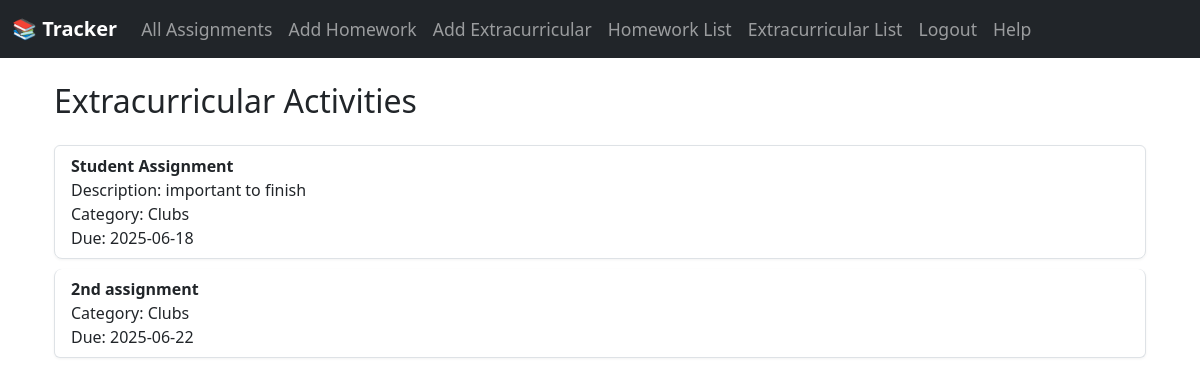
Page /extracurricular (signed in) on the committed database.
### app/models.py (models this page shows)
class Extracurricular(db.Model):
    id = db.Column(db.Integer, primary_key=True)
    title = db.Column(db.String(140), nullable=False)
    category = db.Column(db.String(140), nullable=False)
    due_date = db.Column(db.Date, nullable=False)
    description = db.Column(db.Text, nullable=True)
    timestamp = db.Column(db.DateTime, index=True, default=datetime.utcnow)
    user_id = db.Column(db.Integer, db.ForeignKey('user.id'))

### app/routes/list_views_routes.py (the view)
@list_views.route('/extracurricular')
@login_required
def extracurricular_list():
    extracurricular_items = Extracurricular.query.filter_by(user_id=current_user.id).order_by(Extracurricular.due_date).all()
    return render_template('extracurricular_list.html', extracurricular_items=extracurricular_items)

### app/models.py (called while the page is built)
@login_manager.user_loader
def load_user(user_id):
    return User.query.get(int(user_id))

### app/templates/extracurricular_list.html (shortened to what this page needs)
{% extends 'base.html' %}
{% block content %}
<div class="container mt-4">
    <h2 class="mb-4">Extracurricular Activities</h2>
    {% if extracurricular_items %}
        <ul class="list-group">
            {% for activity in extracurricular_items %}
                <li class="list-group-item d-flex justify-content-between align-items-center">
                    <div>
                        <strong>{{ activity.title }}</strong><br>
                        {% if activity.description %}
                            Description: {{ activity.description }}<br>
                        {% endif %}
                        Category: {{ activity.category }}<br>
                        Due: {{ activity.due_date.strftime('%Y-%m-%d') }}
                    </div>
                </li>
            {% endfor %}
        </ul>
    {% else %}
        <p>No extracurricular activities found.</p>
    {% endif %}
</div>
{% endblock %}

### app/static/style.css (style rules this page uses)
body { background-color: #f8f9fa; font-family: "Segoe UI", Tahoma, Geneva, Verdana, sans-serif; }
.list-group-item { background-color: #ffffff; border-color: #ddd; margin-bottom: 10px; border-radius: 0.5rem; box-shadow: 0 1px 3px rgba(0,0,0,0.05); }

### rows in the picture
Extracurricular: title "Student Assignment", description "important to finish", category "Clubs", due_date "2025-06-18"
Extracurricular: title "2nd assignment", category "Clubs", due_date "2025-06-22"
